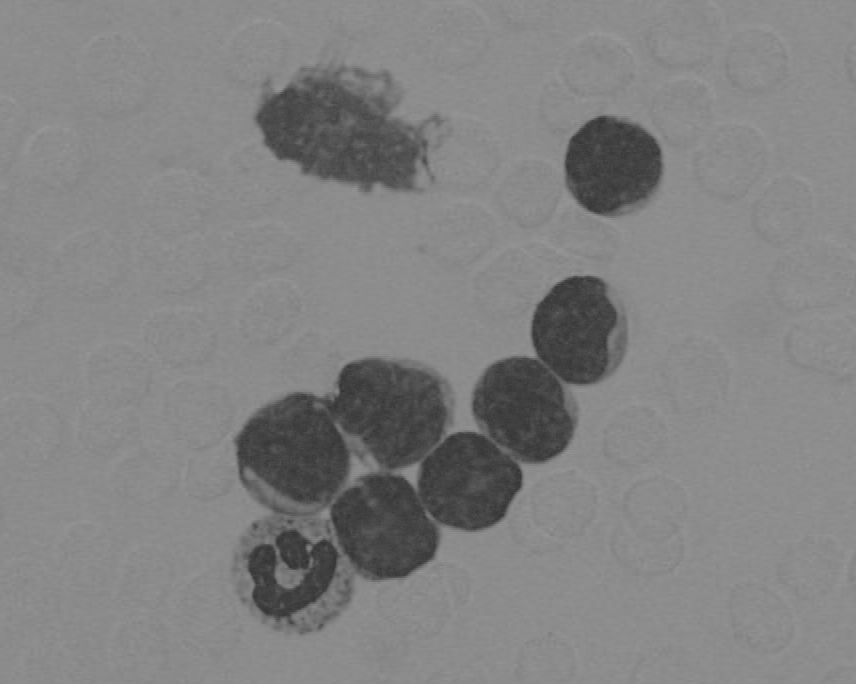
#> input picture Local-Thresholding-Algorithm/testeA.png, 856 x 684 px
$ python 'Otsu Algorithm.py'
#> lines starting #> are read from the running program, lines starting #| are printed output that depends on the picture
import cv2
import numpy as np
import matplotlib.pyplot as plt
from numpy import mat
from math import fabs
from copy import deepcopy

image = cv2.imread("testeA.png",cv2.IMREAD_GRAYSCALE)
#> image is the input picture: shape (684, 856); min 52, max 153, mean 130

def CalcIntensityHistogram(image):
    histogram = [0]*256
    for line in image:
        for pixel in line:
            histogram[pixel] += 1
#> after the loop, histogram = 256 values, max 100250 at index 140, min 0 at index 0, mean 2287.1
#> (printed output is left out)
    return histogram

def NormHistogram(Histogram):
    piHistogram = [0]*256
    sizeImage = np.sum(Histogram)
#> sizeImage = 585504
    for intensity in range(len(piHistogram)):
        piHistogram[intensity] = Histogram[intensity]/sizeImage
#> after the loop, piHistogram = 256 values, max 0.171 at index 140, min 0 at index 0, mean 0.00391
#> (printed output is left out)
    return piHistogram

def CalcAcumulatedProb(normHistogram):
    probabilityHistogram = deepcopy(normHistogram)
#> probabilityHistogram has the same summary as piHistogram in NormHistogram
    for intensity in range(1,len(normHistogram)):
        probabilityHistogram[intensity] += probabilityHistogram[intensity - 1] \
                                        + normHistogram[intensity]
#> after the loop, probabilityHistogram = 256 values from 0 to 2
#> (printed output is left out)
    return probabilityHistogram

def CalcMediaHistogram(normHistogram):
    mediaHistogram = [0] * 256
    for intensity in range(0,len(normHistogram)):
        mediaHistogram[intensity] = intensity * normHistogram[intensity]
#> after the loop, mediaHistogram = 256 values, max 23.97 at index 140, min 0 at index 0, mean 0.508
    return mediaHistogram

def CalcAccumulatedMediaHistogram(mediaHistogram):
    AccmulateMediaHistogram = [0] * 256
    for intensity in range(1,len(mediaHistogram)):
        AccmulateMediaHistogram[intensity] = AccmulateMediaHistogram[intensity - 1]\
                                             + mediaHistogram[intensity]
#> after the loop, AccmulateMediaHistogram = 256 values from 0 to 130
    return AccmulateMediaHistogram

def CalcVarianceHistogram(ProbAccHisto,MediaAccHisto):
    varianceHistogram = [0] * 256
    for intensity in range(len(ProbAccHisto)):
        varianceHistogram[intensity] = \
            CalcVariance(MediaAccHisto[len(MediaAccHisto)-1],ProbAccHisto[intensity],MediaAccHisto[intensity])
#> after the loop, varianceHistogram = 256 items, first 6: nan, nan, nan, nan, nan, nan
    return varianceHistogram

def CalcMaxVarianceIndex(varianceHistogram):
    return varianceHistogram.index(max(varianceHistogram))

def CalcVariance(mediaGlobal,Probk,Mediak,):
    return fabs((mediaGlobal * Probk - Mediak)**2)\
           /(Probk * (1 - Probk))

def Limiarizacao(image,limiar):
#> called with limiar = 0
    tempImage = deepcopy(image)
    for line in range(tempImage.shape[0]):
        for colunm in range(tempImage.shape[1]):
            if(tempImage[line][colunm] >= limiar):
                tempImage[line][colunm] = 255
            else:
                tempImage[line][colunm] = 0
#> tempImage: shape (684, 856); every value is 255
    return tempImage


def OtsuMethod(OriginalImage):
    tempImage = deepcopy(OriginalImage)

    _Histogram = CalcIntensityHistogram(tempImage)
    print("Calculed Histogram :{val}".format(val=_Histogram))

    _NormHistogram = NormHistogram(_Histogram)
    print("Normalized Histogram :{val}".format(val=_NormHistogram))

    _propAccumulatedHistogram = CalcAcumulatedProb(_NormHistogram)
    print("Probabilities Acc Histogram :{val}".format(val=_propAccumulatedHistogram))

    _mediaHistogram = CalcMediaHistogram(_NormHistogram)
    print("Media Histogram :{val}".format(val=_mediaHistogram))

    _AccumulatedMediaHistogram = CalcAccumulatedMediaHistogram(_mediaHistogram)
    print("Media Accumulated Histogram:{val}".format(val=_AccumulatedMediaHistogram))

    _varianceHistogram = CalcVarianceHistogram(_propAccumulatedHistogram,_AccumulatedMediaHistogram)
    print("variance Histogram:{val}".format(val=_varianceHistogram))

    _IndexMaximizeVariance = CalcMaxVarianceIndex(_varianceHistogram)
    print("Index Maximize Variance:{val}".format(val=_IndexMaximizeVariance))

    resImage = Limiarizacao(image,_IndexMaximizeVariance)

    cv2.imshow("limiarizado ",resImage)
    cv2.waitKey(0)

    resIndex = [0]*256
    resIndex[_IndexMaximizeVariance] = 1000
    plt.plot(_Histogram)
    plt.plot(resIndex,'k',color="red")
    plt.show()
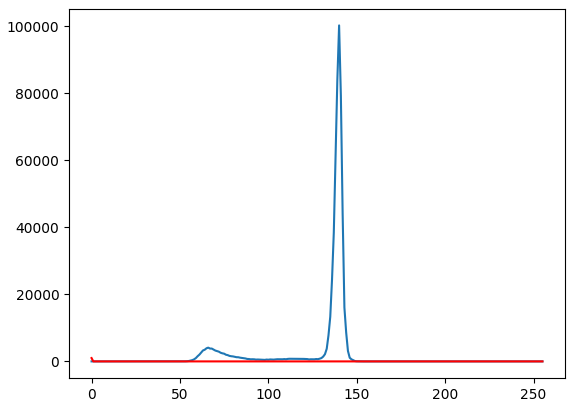
#> figure drawn by matplotlib, 1 panel; curve peaks at x = 140, y = 100250; curve peaks at x = 0, y = 1000

OtsuMethod(image)
